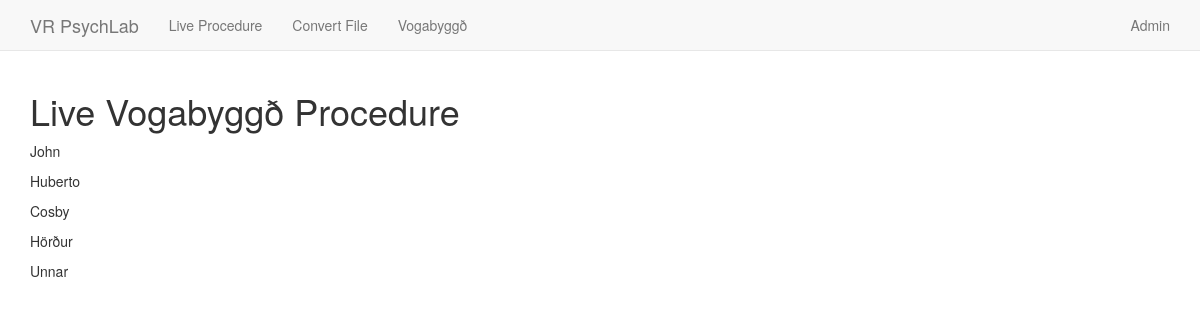
The app's page /postview/ with its own data.
### main/models.py (models this page shows)
class NameModel(models.Model):
    name = models.CharField(max_length=100)
    def __str__(self):
        return self.name

### main/views.py (the view, shortened to what this page needs)
# urls.py: url(r'^postview/$', views.liveView, name='live_procedure'),
@csrf_exempt
def liveView(request):
    return render(request, 'main/postview.html', {'namelist': NameModel.objects.all()})

### templates/main/postview.html
{% extends "main/base.html" %}
{% block body_block %}
<h1>Live Vogabyggð Procedure</h1>
{% for x in namelist %}
<p>{{ x }}</p>
{% endfor %}
{% endblock %}

### records on screen
NameModel: name "John"
NameModel: name "Huberto"
NameModel: name "Cosby"
NameModel: name "Hörður"
NameModel: name "Unnar"
